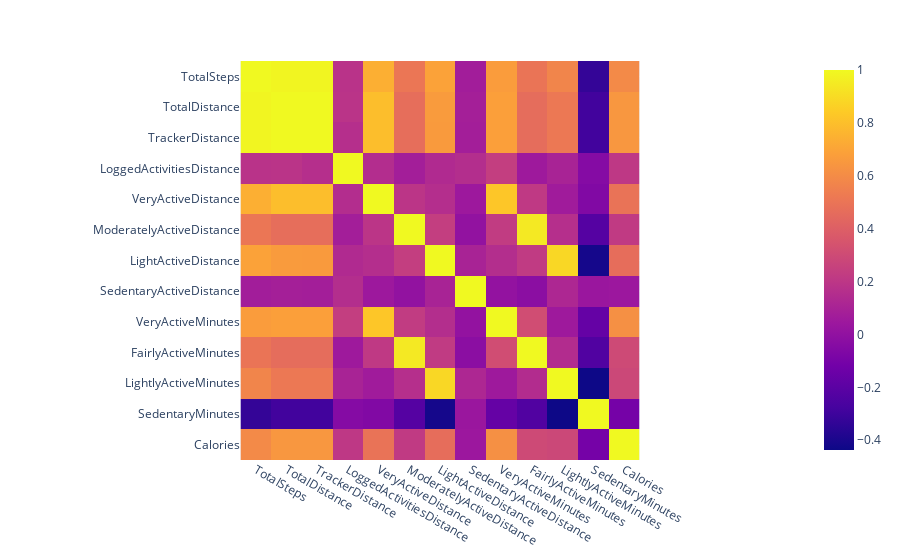

The notebook cell saved with this chart:
### Code cell
import pandas as pd
import seaborn as sns
import matplotlib.pyplot as plt

# Load CSV data into a Pandas DataFrame
df = pd.read_csv('daily_activity2.csv')

# Calculate the correlation matrix
corr_matrix = df.corr()

# Create a heatmap of the correlation matrix
sns.heatmap(corr_matrix, cmap='coolwarm')

# Show the plot
plt.show()



import plotly.express as px

fig = px.imshow(corr_matrix)
fig.show()

### Figure 1 — Plotly figure (JSON) as saved in the notebook; plotly's stock layout.template omitted (floating-point values rounded to 4 significant figures; data arrays with more than 128 entries replaced by an {"elided": "..."} marker saying what was removed)
{"data": [{"coloraxis": "coloraxis", "hovertemplate": "x: %{x}<br>y: %{y}<br>color: %{z}<extra></extra>", "name": "0", "type": "heatmap", "x": ["TotalSteps", "TotalDistance", "TrackerDistance", "LoggedActivitiesDistance", "VeryActiveDistance", "ModeratelyActiveDistance", "LightActiveDistance", "SedentaryActiveDistance", "VeryActiveMinutes", "FairlyActiveMinutes", "LightlyActiveMinutes", "SedentaryMinutes", "Calories"], "xaxis": "x", "y": ["TotalSteps", "TotalDistance", "TrackerDistance", "LoggedActivitiesDistance", "VeryActiveDistance", "ModeratelyActiveDistance", "LightActiveDistance", "SedentaryActiveDistance", "VeryActiveMinutes", "FairlyActiveMinutes", "LightlyActiveMinutes", "SedentaryMinutes", "Calories"], "yaxis": "y", "z": {"elided": "13x13 float values"}}], "layout": {"coloraxis": {"colorscale": [[0, "#0d0887"], [0.1111, "#46039f"], [0.2222, "#7201a8"], [0.3333, "#9c179e"], [0.4444, "#bd3786"], [0.5556, "#d8576b"], [0.6667, "#ed7953"], [0.7778, "#fb9f3a"], [0.8889, "#fdca26"], [1, "#f0f921"]]}, "margin": {"t": 60}, "xaxis": {"anchor": "y", "constrain": "domain", "domain": [0, 1], "scaleanchor": "y"}, "yaxis": {"anchor": "x", "autorange": "reversed", "constrain": "domain", "domain": [0, 1]}}}
